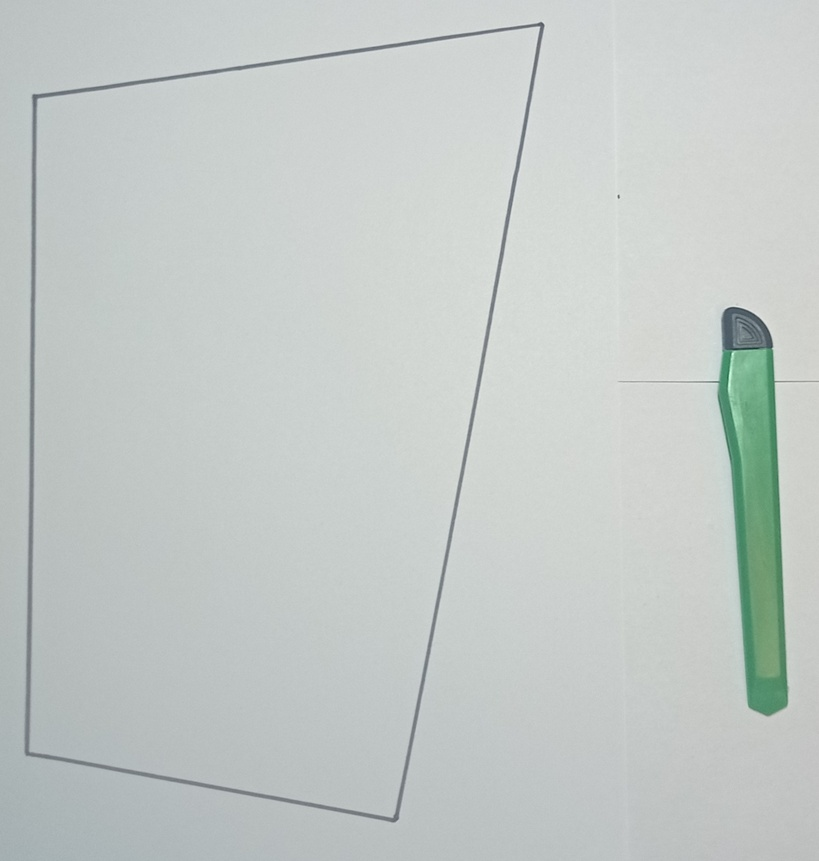
#> input picture example_test/1.jpg, 819 x 861 px, shrunk from 1448 x 1523 before the run; its folder holds only this picture in this run
$ python -i placer.py   (imports and definitions only)
#> lines starting #> are read from the running program, lines starting #| are printed output that depends on the picture; after the words box and inside, x2 and y2 are one past the last pixel; in counts of white or black regions, pixels touching at a corner belong together
#> further down, picture is the input picture: shape (861, 819, 3); mean B, G, R 199.3, 201.7, 195.4
import os
import cv2
import numpy as np
from matplotlib import pyplot as plt

from imageio import imread, imsave
from skimage.morphology import binary_opening
from skimage.measure import regionprops
from skimage.measure import label
from scipy.ndimage import binary_fill_holes
from scipy.ndimage import rotate

from skimage.morphology import binary_closing

# The required parameters
min_area = 10000 # min area of items
min_area_figure = 1000 # min area of poly

max_intensity = 255 # max intensity
red_channel = 0 #index of red channel
min_intensity_of_white_sheet = 180 # min intensity of white sheet in red channel

step = 10 # step for x,y and angle in mask_placer function


# Own version Xor that does not take into account pixels outside the object in the mask
# [56 lines left out: functions my_xor, mask_placer, placer, get_images, not called in this run]

# Calc peak function - it finds the histogram extremum in the red channel, and returns true if that extremum corresponds to intensity of white paper.
def calc_peak(rect):
    hist = cv2.calcHist([rect], [0], None, [256], [0, 256])
    hist = [val[0] for val in hist]
    indices = list(range(0, 256))
    s = [(x,y) for y,x in sorted(zip(hist,indices), reverse=True)]
    return s[0][0] > min_intensity_of_white_sheet

# finds polygon in image and returns bounding box, image with only polygon
def find_poly(image):
    img = image.copy()

    # First find contours before that we apply binarization
    inv_gray = ~cv2.cvtColor(img, cv2.COLOR_BGR2GRAY)
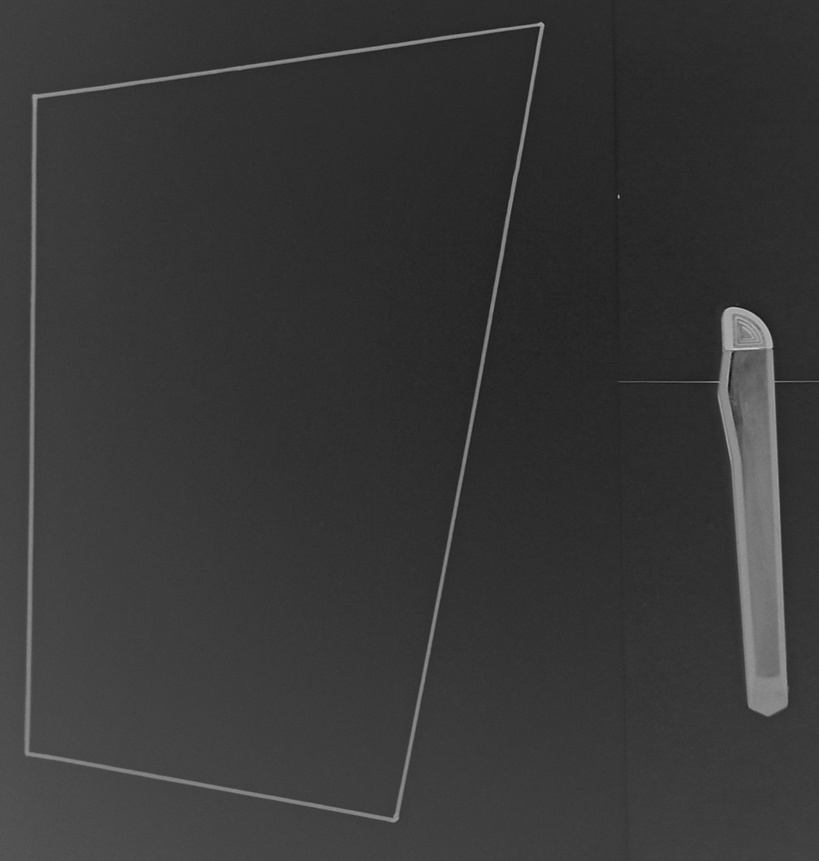
#> inv_gray: shape (861, 819); min 19, max 212, mean 55.5
    ret, th = cv2.threshold(inv_gray, 0, 255, cv2.THRESH_BINARY + cv2.THRESH_OTSU)
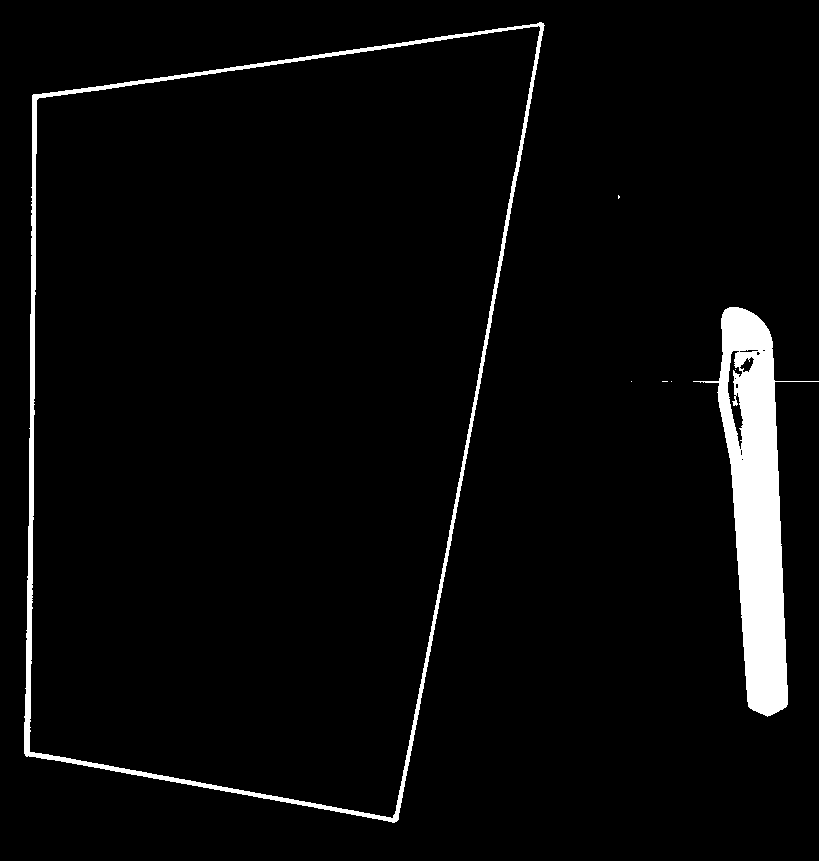
#> th: shape (861, 819); 4% white; 7 white regions (5 under 20 px)
#> ret = 88
    contours, _ = cv2.findContours(th, cv2.RETR_LIST, cv2.CHAIN_APPROX_SIMPLE)[-2:]
#> contours = 17 contours, 11 with area under 20; largest, box (x1, y1, x2, y2) and area: (24, 22, 545, 823) 322528, (29, 25, 541, 819) 314842, (693, 307, 819, 717) 18365, (727, 350, 744, 450) 692, (739, 356, 755, 373) 130, (739, 349, 759, 353) 41

    if len(contours) != 0:
        #Get max area contour
        contours = list(contours)
        contours.sort(key=cv2.contourArea, reverse=True)
        contour = contours[0]
#> contour = contour of 651 points, box (x1, y1, x2, y2) (24, 22, 545, 823), area 322528


        # Approximate by poly this
        perimeter = cv2.arcLength(contour, True)
#> perimeter = 2476.7
        approx = cv2.approxPolyDP(contour, 0.004 * perimeter, True)
#> approx = [[543, 23], [32, 95], [26, 756], [398, 819]]

        # Find bound box
        box = cv2.boundingRect(approx)
#> box = (26, 23, 518, 797)
        x,y,w,h = box
#> x = 26; y = 23; w = 518; h = 797
        isWhiteInside = calc_peak(img[y:y+h, x:x+w]) #check is this paper or polygon
#> in calc_peak, `hist = cv2.calcHist([rect], [0], None, [256], [0, 256])`: hist = 256 values, max 21087 at index 208, min 0 at index 0, mean 1612.7
#> in calc_peak, `s = [(x,y) for y,x in sorted(zip(hist,indices), reverse=True)]`: s = 256 pairs, first value 0 to 255, second value 0 to 21087
#> isWhiteInside = True

        #if not, take another contour
        k = 0
        while isWhiteInside == False:
            k = k + 1
            contour = contours[k]
            perimeter = cv2.arcLength(contour, True)
            approx = cv2.approxPolyDP(contour, 0.004 * perimeter, True)
            box = cv2.boundingRect(approx)
            x,y,w,h = box
            isWhiteInside = calc_peak(img[y:y+h, x:x+w])
#> this loop made 0 passes
#> after the loop, k = 0
        # Don't have a polygon? Return nothing
        if(cv2.contourArea(contour) < min_area_figure):
            return None, None

        # Now draw only polgon
        rect = np.zeros_like(inv_gray)
        cv2.drawContours(rect, [approx], -1, (1, 1, 1), -1)
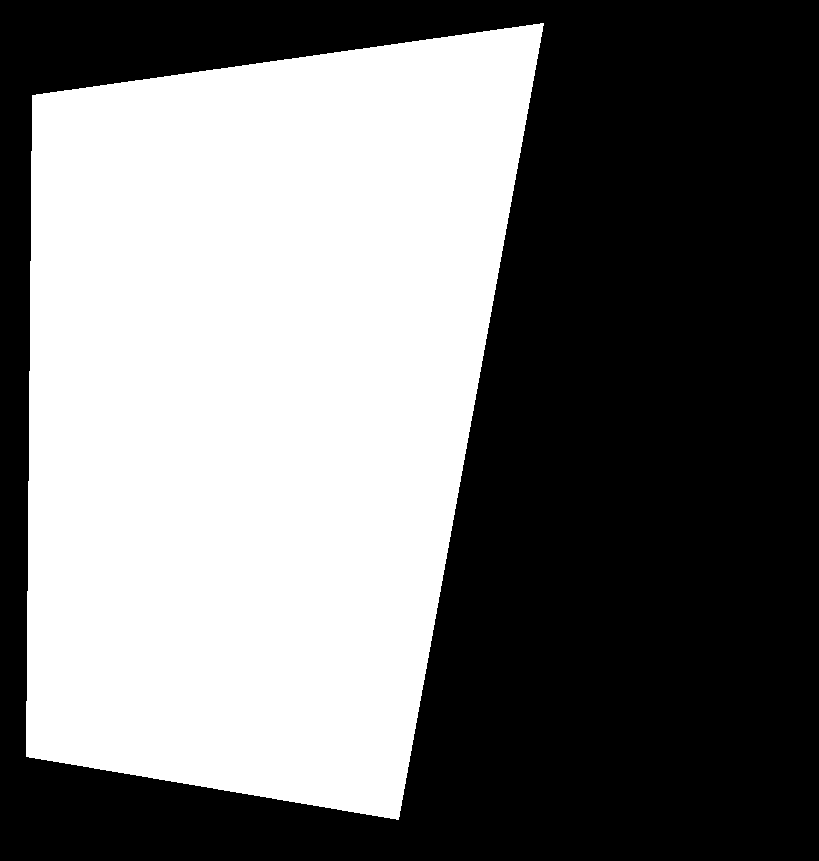
#> rect: shape (861, 819); values 0 (black) and 1 (white), 45.7% white; 1 white region, box (x1, y1, x2, y2) and area: (26, 23, 544, 820) 322462
        rect = rect[y:y+h, x:x+w]
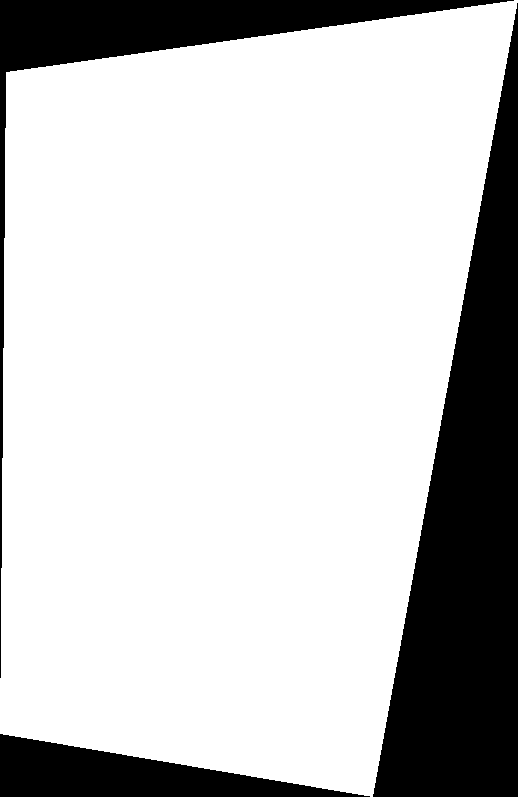
#> rect: shape (797, 518); values 0 (black) and 1 (white), 78.1% white; 3 black regions, box (x1, y1, x2, y2) and area: (373, 3, 518, 797) 57783, (0, 0, 514, 678) 20850, (0, 734, 370, 797) 11751
    return box, rect


# [28 lines left out: functions filter_items, get_masks, not called in this run]


>>> import cv2
>>> picture = cv2.imread('../example_test/1.jpg')
>>> result = find_poly(picture)

$ run again, on example_test/1670607867996.jpg
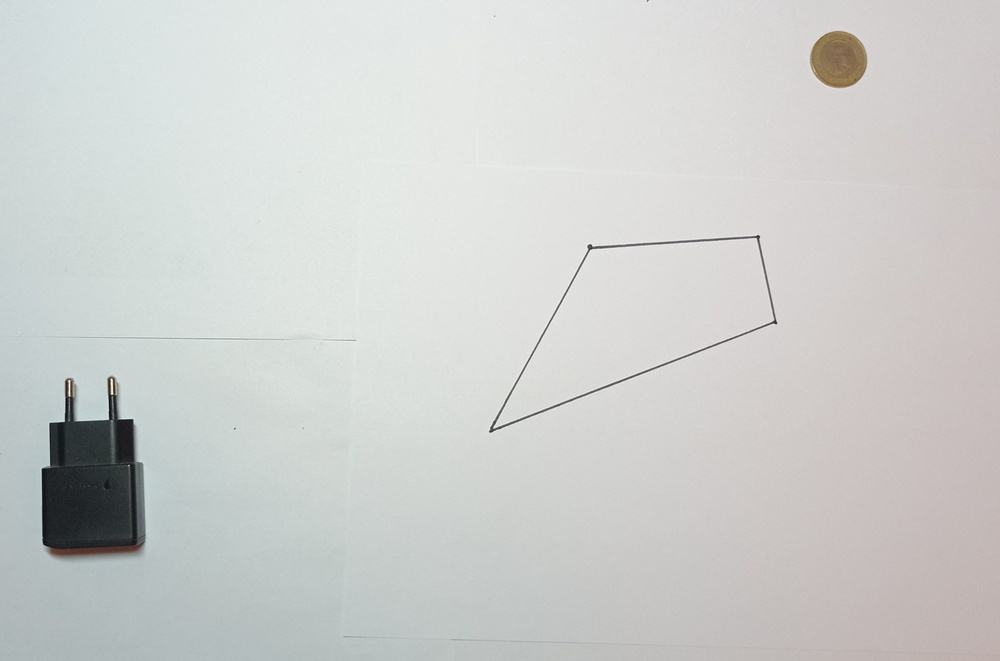
#> input picture example_test/1670607867996.jpg, 1000 x 661 px, shrunk from 2633 x 1741 before the run
#> picture is the input picture: shape (661, 1000, 3); mean B, G, R 205.6, 207.4, 205.8
#> in find_poly, `ret, th = cv2.threshold(inv_gray, 0, 255, cv2.THRESH_BINARY + cv2.THRE..`:
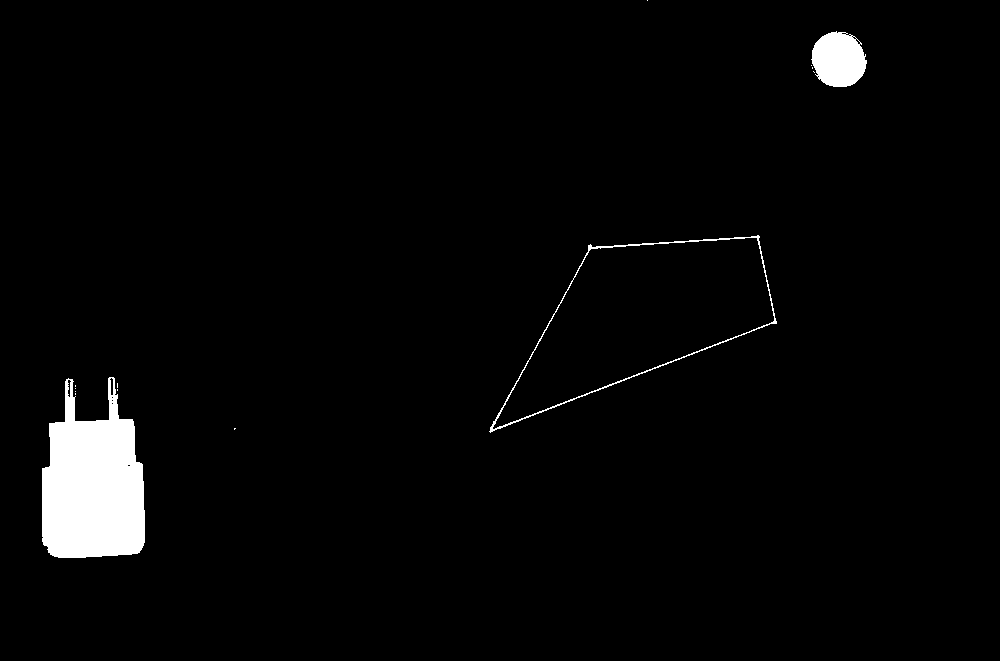
#> th: shape (661, 1000); 2.6% white; 14 white regions (11 under 20 px)
#> ret = 118
#> contours = 27 contours, 21 with area under 20; largest, box (x1, y1, x2, y2) and area: (489, 235, 777, 433) 28184, (492, 237, 775, 430) 27628, (42, 377, 145, 558) 13469, (811, 31, 867, 87) 2314, (109, 377, 114, 396) 52, (67, 379, 72, 398) 46
#> contour = contour of 450 points, box (x1, y1, x2, y2) (489, 235, 777, 433), area 28184
#> perimeter = 833.7
#> approx = [[759, 236], [588, 245], [489, 431], [776, 323]]
#> box = (489, 236, 288, 196)
#> x = 489; y = 236; w = 288; h = 196
#> hist = 256 values, max 4177 at index 215, min 0 at index 0, mean 220.5
#> s = 256 pairs, first value 0 to 255, second value 0 to 4177
#> isWhiteInside = True
#> after the loop in find_poly, `while isWhiteInside == False:`: k = 0
#> in find_poly, `rect = rect[y:y+h, x:x+w]`:
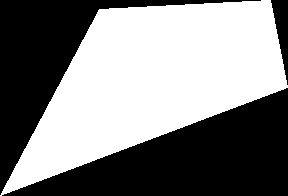
#> rect: shape (196, 288); values 0 (black) and 1 (white), 51.8% white; 3 black regions, box (x1, y1, x2, y2) and area: (2, 88, 288, 196) 15552, (0, 0, 261, 195) 10920, (271, 0, 288, 85) 748

$ run again, on example_test/1670610848017.jpg
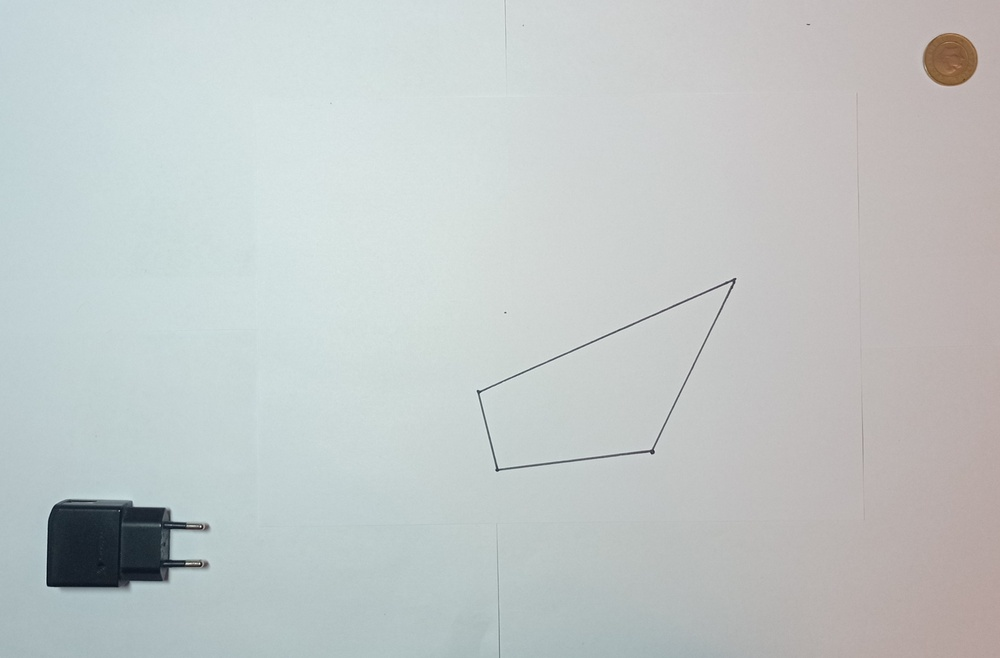
#> input picture example_test/1670610848017.jpg, 1000 x 658 px, shrunk from 2633 x 1733 before the run
#> picture is the input picture: shape (658, 1000, 3); mean B, G, R 199.2, 199.5, 193.7
#> in find_poly, `ret, th = cv2.threshold(inv_gray, 0, 255, cv2.THRESH_BINARY + cv2.THRE..`:
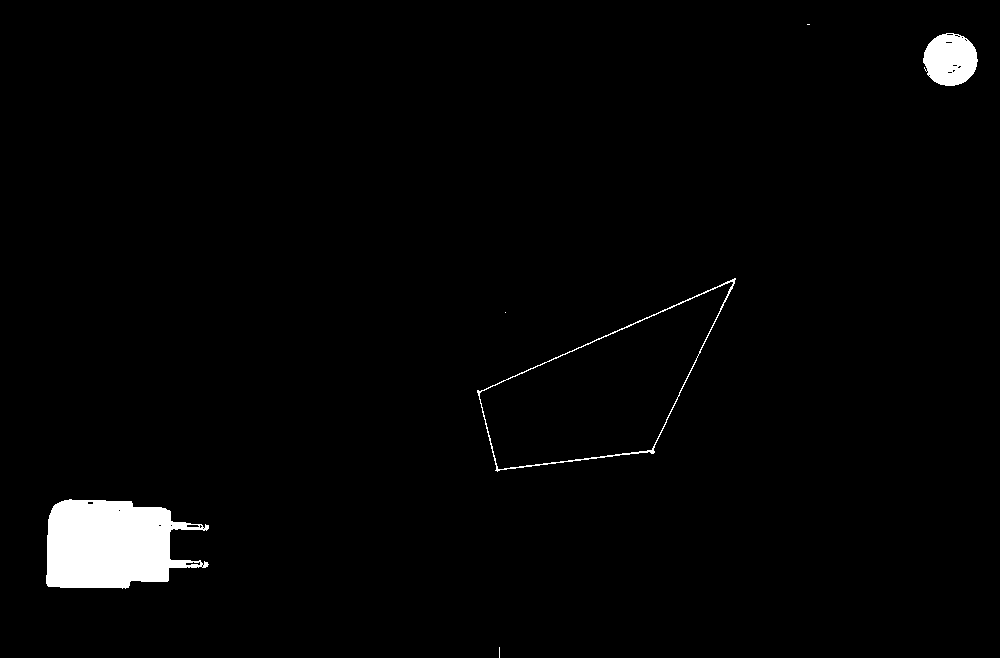
#> th: shape (658, 1000); 2.1% white; 6 white regions (3 under 20 px)
#> ret = 125
#> contours = 28 contours, 22 with area under 20; largest, box (x1, y1, x2, y2) and area: (477, 278, 736, 472) 23774, (479, 281, 734, 470) 23350, (46, 499, 209, 589) 10394, (923, 33, 978, 86) 2170, (185, 561, 201, 566) 38, (186, 524, 200, 528) 36
#> contour = contour of 473 points, box (x1, y1, x2, y2) (477, 278, 736, 472), area 23774
#> perimeter = 770.8
#> approx = [[735, 278], [477, 390], [495, 470], [653, 453]]
#> box = (477, 278, 259, 193)
#> x = 477; y = 278; w = 259; h = 193
#> hist = 256 values, max 3502 at index 204, min 0 at index 0, mean 195.3
#> s = 256 pairs, first value 0 to 255, second value 0 to 3502
#> isWhiteInside = True
#> after the loop in find_poly, `while isWhiteInside == False:`: k = 0
#> in find_poly, `rect = rect[y:y+h, x:x+w]`:
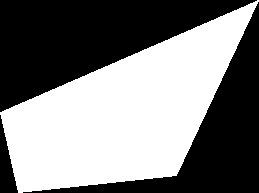
#> rect: shape (193, 259); values 0 (black) and 1 (white), 49.6% white; 1 white region, box (x1, y1, x2, y2) and area: (0, 0, 259, 193) 24794
